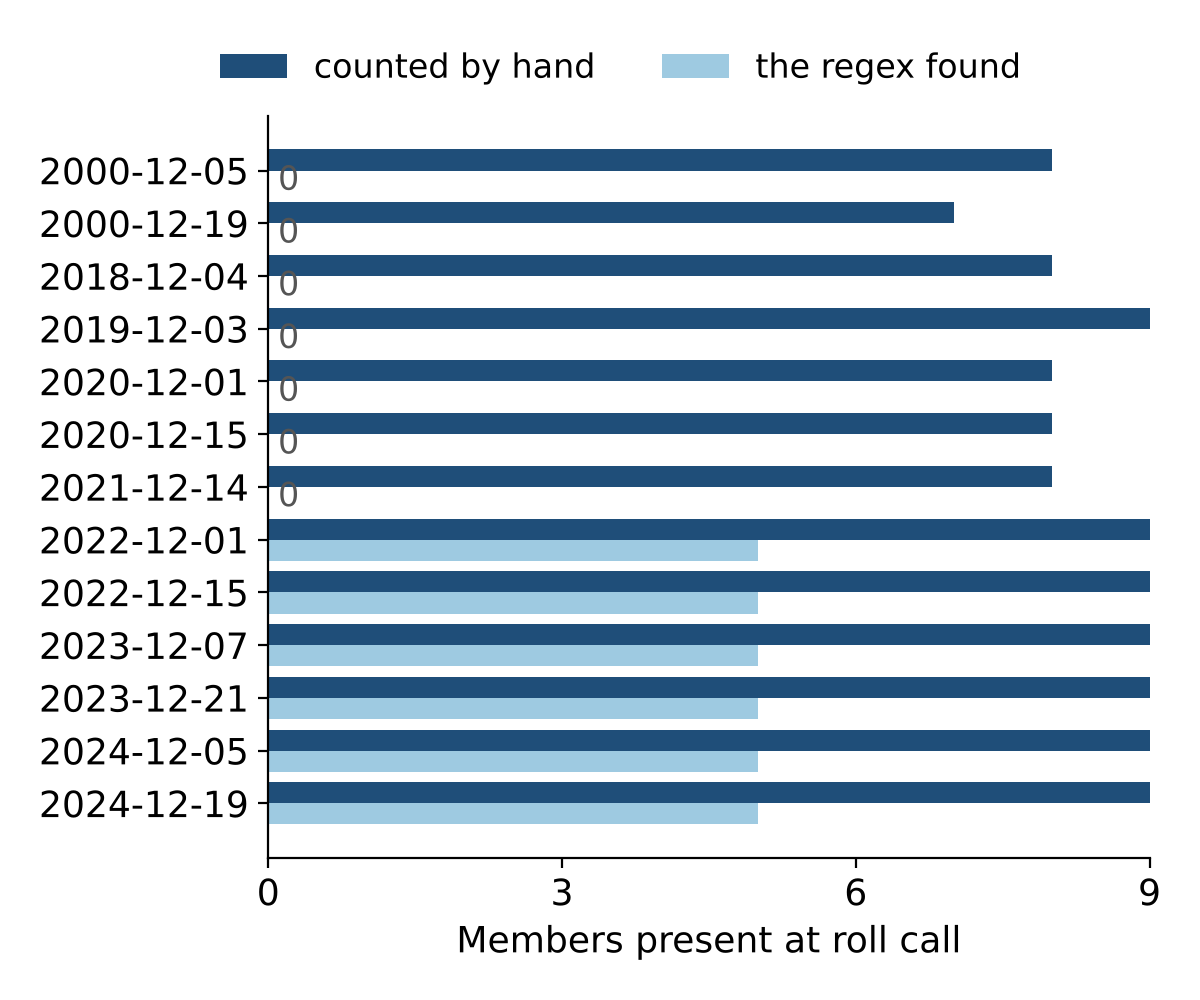

Python code for this plot:
"""Week 9's attendance_chart.png: members present at each meeting's roll call,
counted by hand, beside what the slide's extract_attendance() finds.

Usage: python -I attendance_chart.py DATA_DIR OUT_PNG
DATA_DIR is the textbook's data/ch-09 folder, with its council-minutes-*.pdf.
"""
import os
import re
import sys

import matplotlib
matplotlib.use("Agg")
import matplotlib.pyplot as plt
from pypdf import PdfReader

# Counted by hand from page 1 of each saved copy, 2026-10-12: members listed at
# roll call, in the room or online, with the presiding mayor; members who
# arrived later are not counted.
BY_HAND = {
    "2000-12-05": 8, "2000-12-19": 7, "2018-12-04": 8, "2019-12-03": 9,
    "2020-12-01": 8, "2020-12-15": 8, "2021-12-14": 8, "2022-12-01": 9,
    "2022-12-15": 9, "2023-12-07": 9, "2023-12-21": 9, "2024-12-05": 9,
    "2024-12-19": 9,
}


def split_names(match):
    """The slide's helper: comma-separated names after the label."""
    if not match:
        return []
    return [name.strip() for name in match.group(1).split(",") if name.strip()]


def slide_regex_count(pdf_path):
    """How many names the slide's extract_attendance() returns as present."""
    text = PdfReader(pdf_path).pages[0].extract_text()
    present = re.search(r"Present:\s*(.*?)\s*(?:Absent:|$)", text, re.IGNORECASE | re.MULTILINE)
    return len(split_names(present))


data_dir, out_png = sys.argv[1], sys.argv[2]
dates = sorted(BY_HAND)
found = {d: slide_regex_count(os.path.join(data_dir, f"council-minutes-{d}.pdf")) for d in dates}

plt.rcParams.update({"font.size": 13, "font.family": "DejaVu Sans"})
fig, ax = plt.subplots(figsize=(6, 5), dpi=200)
rows = range(len(dates))
ax.barh([i - 0.2 for i in rows], [BY_HAND[d] for d in dates], height=0.4, color="#1f4e79", label="counted by hand")
ax.barh([i + 0.2 for i in rows], [found[d] for d in dates], height=0.4, color="#9ecae1", label="the regex found")
for i, d in enumerate(dates):
    if found[d] == 0:
        ax.text(0.1, i + 0.2, "0", va="center", fontsize=12, color="#555555")
ax.set_yticks(list(rows), dates)
ax.invert_yaxis()
ax.set_xlim(0, 9)
ax.set_xticks(range(0, 10, 3))
ax.set_xlabel("Members present at roll call")
ax.spines[["top", "right"]].set_visible(False)
ax.legend(loc="lower center", bbox_to_anchor=(0.4, 1.0), ncol=2, frameon=False, fontsize=12)
fig.tight_layout()
fig.savefig(out_png)
